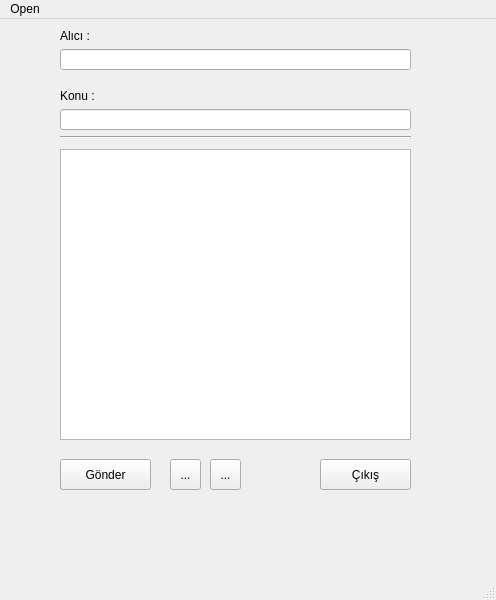
<?xml version="1.0" encoding="UTF-8"?>
<ui version="4.0">
 <class>MainWindow</class>
 <widget class="QMainWindow" name="MainWindow">
  <property name="geometry">
   <rect>
    <x>0</x>
    <y>0</y>
    <width>496</width>
    <height>600</height>
   </rect>
  </property>
  <property name="windowTitle">
   <string>MainWindow</string>
  </property>
  <widget class="QWidget" name="centralwidget">
   <widget class="QLineEdit" name="txt_receiver">
    <property name="geometry">
     <rect>
      <x>60</x>
      <y>30</y>
      <width>351</width>
      <height>21</height>
     </rect>
    </property>
    <property name="inputMask">
     <string/>
    </property>
    <property name="text">
     <string/>
    </property>
   </widget>
   <widget class="QLineEdit" name="txt_topic">
    <property name="geometry">
     <rect>
      <x>60</x>
      <y>90</y>
      <width>351</width>
      <height>21</height>
     </rect>
    </property>
    <property name="inputMask">
     <string/>
    </property>
    <property name="text">
     <string/>
    </property>
   </widget>
   <widget class="QLabel" name="label">
    <property name="geometry">
     <rect>
      <x>60</x>
      <y>10</y>
      <width>47</width>
      <height>13</height>
     </rect>
    </property>
    <property name="text">
     <string>Alıcı : </string>
    </property>
   </widget>
   <widget class="QLabel" name="label_2">
    <property name="geometry">
     <rect>
      <x>60</x>
      <y>70</y>
      <width>47</width>
      <height>13</height>
     </rect>
    </property>
    <property name="text">
     <string>Konu : </string>
    </property>
   </widget>
   <widget class="QPlainTextEdit" name="txt_message">
    <property name="geometry">
     <rect>
      <x>60</x>
      <y>130</y>
      <width>351</width>
      <height>291</height>
     </rect>
    </property>
   </widget>
   <widget class="QPushButton" name="btnSend">
    <property name="geometry">
     <rect>
      <x>60</x>
      <y>440</y>
      <width>91</width>
      <height>31</height>
     </rect>
    </property>
    <property name="text">
     <string>Gönder</string>
    </property>
   </widget>
   <widget class="QToolButton" name="btnAddDoc">
    <property name="geometry">
     <rect>
      <x>170</x>
      <y>440</y>
      <width>31</width>
      <height>31</height>
     </rect>
    </property>
    <property name="toolTip">
     <string>Dosya Ekle</string>
    </property>
    <property name="text">
     <string>...</string>
    </property>
    <property name="icon">
     <iconset>
      <normaloff>attach.png</normaloff>attach.png</iconset>
    </property>
   </widget>
   <widget class="QToolButton" name="btnAddPhoto">
    <property name="geometry">
     <rect>
      <x>210</x>
      <y>440</y>
      <width>31</width>
      <height>31</height>
     </rect>
    </property>
    <property name="toolTip">
     <string>Fotoğraf Ekle</string>
    </property>
    <property name="text">
     <string>...</string>
    </property>
    <property name="icon">
     <iconset>
      <normaloff>photo.png</normaloff>photo.png</iconset>
    </property>
   </widget>
   <widget class="Line" name="line">
    <property name="geometry">
     <rect>
      <x>60</x>
      <y>110</y>
      <width>351</width>
      <height>16</height>
     </rect>
    </property>
    <property name="orientation">
     <enum>Qt::Horizontal</enum>
    </property>
   </widget>
   <widget class="QPushButton" name="btnQuit">
    <property name="geometry">
     <rect>
      <x>320</x>
      <y>440</y>
      <width>91</width>
      <height>31</height>
     </rect>
    </property>
    <property name="text">
     <string>Çıkış</string>
    </property>
   </widget>
   <widget class="QLabel" name="lbl_imag">
    <property name="geometry">
     <rect>
      <x>60</x>
      <y>520</y>
      <width>351</width>
      <height>16</height>
     </rect>
    </property>
    <property name="text">
     <string/>
    </property>
   </widget>
  </widget>
  <widget class="QMenuBar" name="menubar">
   <property name="geometry">
    <rect>
     <x>0</x>
     <y>0</y>
     <width>496</width>
     <height>21</height>
    </rect>
   </property>
   <widget class="QMenu" name="menuOpen">
    <property name="title">
     <string>Open</string>
    </property>
   </widget>
   <addaction name="menuOpen"/>
  </widget>
  <widget class="QStatusBar" name="statusbar"/>
 </widget>
 <resources/>
 <connections/>
</ui>
